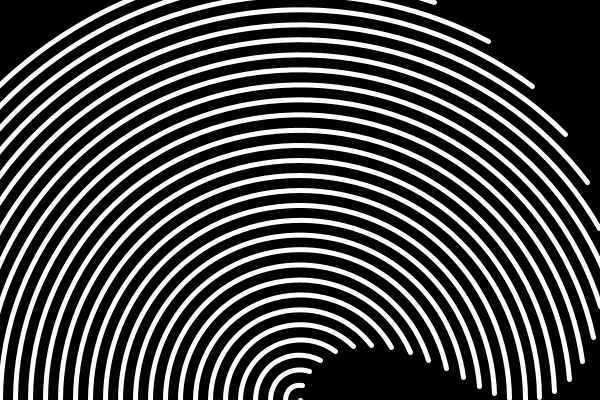
Frame 1 (no input)
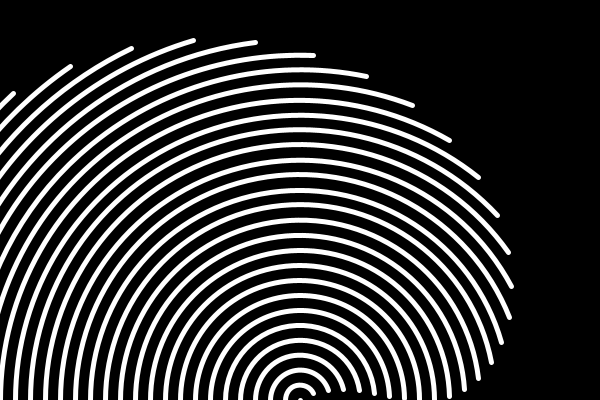
Frame 60 (the mouse pressed at the canvas centre just before this capture)
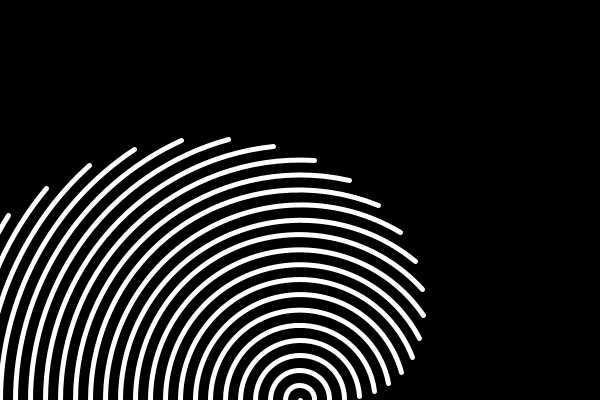
Frame 120 (the mouse held since frame 60 and released just before this capture)

The Processing sketch that drew these frames (run headless with seeded random() and noise(); from frame 60 on, the mouse is pressed at the canvas centre):

// Processing sketch: sketch33
// ── sketch33.pde
int num =30;
float step;
float snelheid;
float hoek;
float offSet;
float loop;


void setup() {
  size(600, 400);
  strokeWeight(5);
  step = 30;
}

void draw() {
  background(0);
  translate(width/2, height);
  hoek = 0;
  for (int i=0; i<num; i++) {
    stroke(255);
    noFill();
    loop = i*step;
    float offSet = PI/num*i;
    float arcEnd = map(sin(snelheid+offSet),-1,1, PI, TWO_PI);
    arc(0, 0, loop, loop, PI, arcEnd);
  }
  snelheid += .012;
  
}
